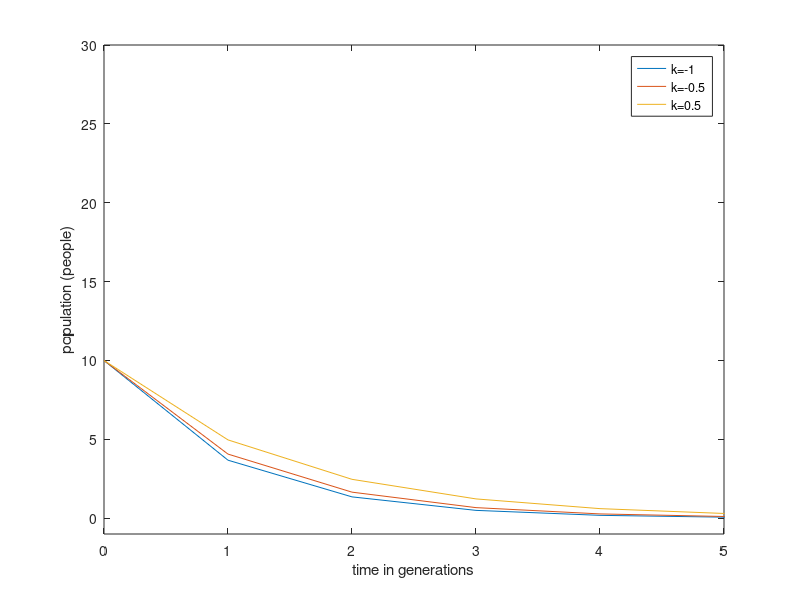
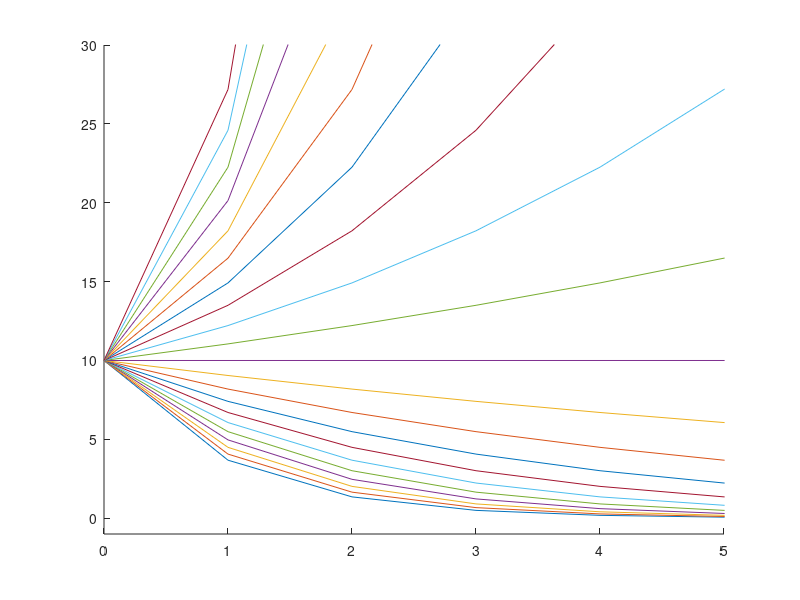

MATLAB code for these plots, in order:
% plotting exponential growth for given k:
clear all;clc; 
% define parameters in the model: 
p0 = 10;  % starting population
t = [0:1:10];  % 1 corresponds to one generation, plotting over 1000 years 
range = [-1:0.1:1];  % range of values to test k 
cc=hsv(12)
% define the function (want the parameter k to be a variable) 
exp = @(t,k) p0*exp(k*t);
%hold on
figure(1)
plot(t,exp(t,range(1)),t,exp(t,range(2)),t,exp(t,range(4)))
legend('k=-1','k=-0.5','k=0.5')
axis([0,5,-1,30])
xlabel('time in generations')
ylabel('population (people)')
figure(2)
hold all
for i = range,
    plot(t,exp(t,i))
    axis([0,5,-1,30])
end
hold off



